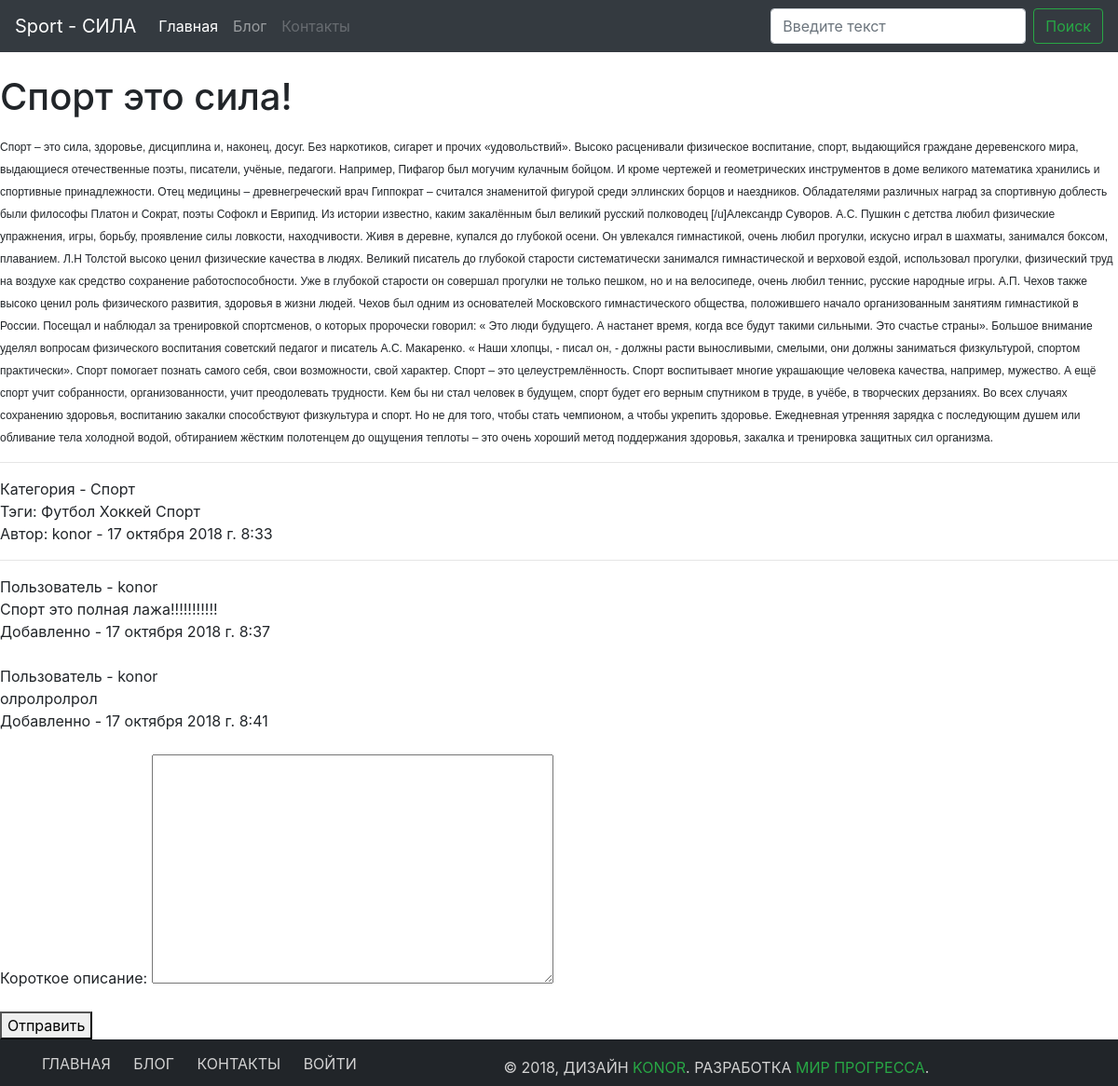
The page /single/2 (signed in) on the database its author committed.
### news/models.py (models this page shows, shortened)
class News(models.Model):
    user = models.ForeignKey(User, verbose_name= 'Автор', on_delete=models.SET_NULL, null=True)
    title = models.CharField("Заголовок", max_length=100)
    category = models.ForeignKey(Category, verbose_name='Категория', on_delete=models.SET_NULL, null=True)
    text_min = models.TextField("Короткое описание", max_length=350)
    text = models.TextField("Текст статьи")
    tags = models.ManyToManyField(Tag, verbose_name="Тэги")
    created = models.DateTimeField("Дата создания", auto_now_add=True)
    description = models.CharField("Описание", max_length=150)
    keywords = models.CharField("Ключевые слова", max_length=100)
    class Meta:
        verbose_name = "Статья"
        verbose_name_plural = "Статьи"

class Category(models.Model):
    title = models.CharField("Название", max_length=50)
    class Meta:
        verbose_name = "Категория"
        verbose_name_plural = "Категории"
    def __str__(self):
        return self.title

class Tag(models.Model):
    title = models.CharField("Тэг", max_length=50)
    class Meta:
        verbose_name = "Тэг"
        verbose_name_plural = "Тэги"

class Comments(models.Model):
    user = models.ForeignKey(User, verbose_name="Пользователь", on_delete=models.SET_NULL, null=True ) # CASCADE означает если пользователь будет удален, то все его комментарии также будут удалены
    new = models.ForeignKey(News, verbose_name="Новость", on_delete=models.SET_NULL, null=True)
    text = models.TextField("Короткое описание", max_length=1000)
    created = models.DateTimeField("Дата добавления", auto_now_add=True, null=True)
    moderation = models.BooleanField("Модерация", default=False)
    class Meta:
        verbose_name = "Комментарий"
        verbose_name_plural = "Коментарии"

### news/views.py (the view)
# urls.py: path('single/<int:pk>', views.new_single, name="new_single"),
def new_single(request, pk):
    new = get_object_or_404(News, id=pk)
    comment = Comments.objects.filter(new=pk, moderation=True)
    if request.method == "POST":
        form = CommentForm(request.POST)
        if form.is_valid:
            form = form.save(commit=False)
            form.user = request.user
            form.new = new
            form.save()
            return redirect(new_single, pk)
    else:
       form = CommentForm()
    return render(request, "news/new_single.html", {"new": new, "comments": comment, 'form': form})

### news/forms.py
class CommentForm(ModelForm):
    class Meta:
        model = Comments
        fields = ('text', )

### templates/news/new_single.html (shortened to what this page needs)
{% extends 'news/base.html' %}
{% block content %}
    <h1>{{ new.title }}</h1>
    <p>{{ new.text|safe }}</p>
    <hr>
    Категория - {{ new.category }}<br>
    Тэги:  {% for tag in new.tags.all  %}
                {{ tag.title }}
            {% endfor %}<br>
    Автор: {{ new.user }} - {{ new.created }}
    <hr>
    {% for comment in comments %}
        Пользователь - {{ comment.user }} <br>
        {{comment.text}} <br>
        Добавленно - {{ comment.created }} <br><br>
    {% endfor %}
    {% if user.is_active %}
        <form action="" method="post">
            {{ form.as_p }}
            <button type="submit"> Отправить </button>
        </form>
    {% else %}
        <h4>"Чтобы оставить комментарий зарегистрируйтесь на нашем сайте"</h4>
    {% endif %}
{% endblock content %}

### static/css/style.css (style rules this page uses)
html { height: 100%; }
body { position: relative; min-height: 100%; padding-bottom: 50px; }

### rows shown on the page
News: title "Спорт это сила!", text "Спорт – это сила, здоровье, дисциплина и, наконец, досуг. Без наркотиков, сигарет и прочих «удовольствий». Высоко расценивали физическое воспитание, спорт, выдающийся граждане деревенского мира, выдающиеся отечественные поэты, писатели, учёные, педагоги. Например, Пифагор был могучим кулачным бойцом. И кроме чертежей и геометрических инструментов в доме великого математика хранились и спортивные принадлежности. Отец медицины – древнегреческий врач Гиппократ – считался знаменитой фигурой среди эллинских борцов и наездников. Обладателями различных наград за спортивную доблесть были философы Платон и Сократ, поэты Софокл и Еврипид. Из истории известно, каким закалённым был великий русский…", category "Спорт", user "konor", created "17 октября 2018 г. 8:33"
Tag: title "Футбол"
Tag: title "Хоккей"
Tag: title "Спорт"
Comments: user "konor", text "Спорт это полная лажа!!!!!!!!!!!", created "17 октября 2018 г. 8:37"
Comments: user "konor", text "олролролрол", created "17 октября 2018 г. 8:41"
